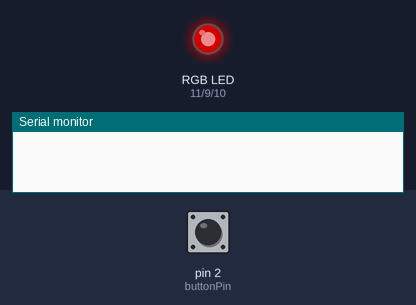
Simulated run of this sketch. Board: Arduino Uno, built with avr-gcc and run on an emulated ATmega328P. On the bench: an RGB LED mixed from three pins (HIGH = lit), the last lines printed to the serial monitor. The inputs (shaded band) are chosen by the test bench; at power-on: pin 2 (buttonPin) LOW. Dim RGB values are drawn brighter than linear.

Above: at 1.26 s.
1.3 s: pin 2 (buttonPin) pulled HIGH for 0.15 s
At 2.4 s:
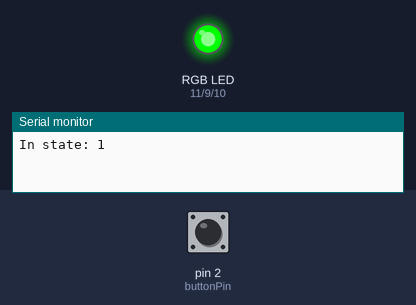
2.9 s: pin 2 (buttonPin) pulled HIGH for 1 s
At 3.5 s:
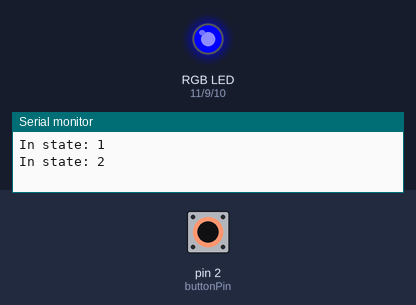
5.4 s: pin 2 (buttonPin) pulled HIGH for 0.15 s
At 6.6 s:
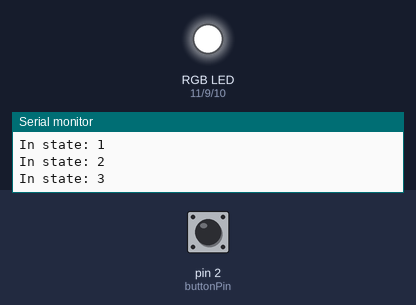
7.0 s: pin 2 (buttonPin) pulled HIGH for 3.2 s
At 7.17 s:
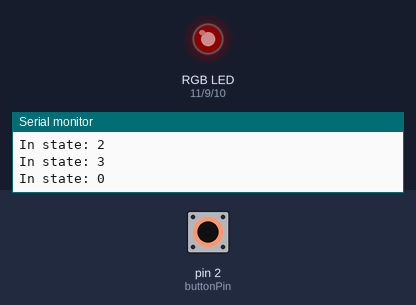
Timing chart, 0 to 12.7 s (numbered marks = the images above; inputs shaded):
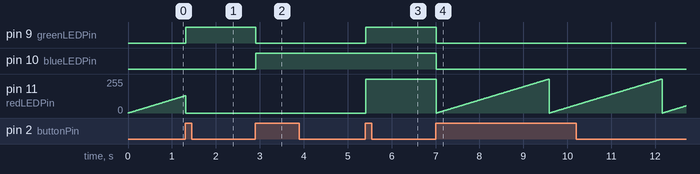

Measured:
- after the input at 1.3 s, pin 9 (greenLEDPin): LOW → HIGH at once
- after the input at 2.9 s, pin 9 (greenLEDPin): HIGH → LOW at once; pin 10 (blueLEDPin): LOW → HIGH at once
- after the input at 5.4 s, pin 9 (greenLEDPin): LOW → HIGH at once; pin 11 (redLEDPin): 0/255 → 255/255 at once
- after the input at 7.0 s, pin 9 (greenLEDPin), pin 10 (blueLEDPin): HIGH → LOW at once; pin 11 (redLEDPin): ramps from 0/255 to 255/255 and jumps back, once every 2.6 s

The sketch:

project_PWM_LED_testing.ino
```cpp
const int greenLEDPin = 9;
const int blueLEDPin = 10;
const int redLEDPin = 11;
const int buttonPin = 2;

int redValue = 0;
int blueValue = 0;
int greenValue = 0;

int state = 0; // 0 = red, 1 = green, 2 = blue, 3 = white

int curr_button = 0;
int prev_button = 0;

void setup() {
  // put your setup code here, to run once:
  Serial.begin(9600); // Begin communication at 9600 bps

  pinMode(greenLEDPin, OUTPUT);
  pinMode(blueLEDPin, OUTPUT);
  pinMode(redLEDPin, OUTPUT);

  pinMode(2, INPUT);
}

void loop() {
  // put your main code here, to run repeatedly:
  // Read the push button
  curr_button = digitalRead(buttonPin);

  // Edge detection on the push button
  if(curr_button == 1 && prev_button == 0){
    state++;
    if(state >= 4){
      state = 0;
    }
    Serial.print("In state: ");
    Serial.println(state);
  }
  prev_button = curr_button;
  delay(10);
  if(state == 0){
    redValue++;
    greenValue = 0;
    blueValue = 0;
    if(redValue >= 256){
      redValue = 0;
    }
  }else if(state == 1){
    redValue = 0;
    greenValue = 255;
    blueValue = 0;
  }else if(state == 2){
    redValue = 0;
    greenValue = 0;
    blueValue = 255;
  }else if(state == 3){
    redValue = 255;
    greenValue = 255;
    blueValue = 255;
  }else{
    redValue = 0;
    greenValue = 0;
    blueValue = 0;
  }

  analogWrite(redLEDPin, redValue);
  analogWrite(greenLEDPin, greenValue);
  analogWrite(blueLEDPin, blueValue);
}
```
